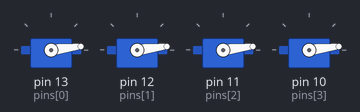
The sketch below on a simulated Arduino Uno, built with avr-gcc and run on an emulated ATmega328P. Shown: 4 × servo.

Above: at 0.05 s.
At 1.05 s:
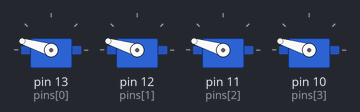
At 1.55 s:
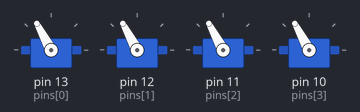
At 2.05 s:
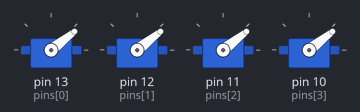
At 4.15 s:
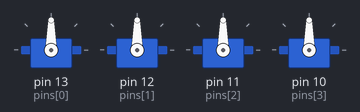
At 8.3 s:
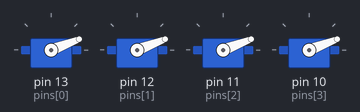
Timing chart, 0 to 10.9 s (numbered marks = the images above):
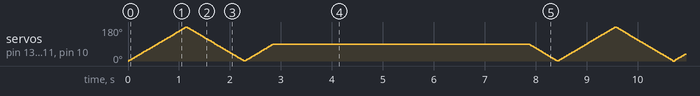

The sketch:

servo_sweep.ino
```cpp
#include <Servo.h>

Servo servos[4];

int pins[] = {13, 12, 11, 10};

int dt = 6;


void setup()
{
  for (int servo = 0; servo < 4; servo++)
  {
  	servos[servo].attach(pins[servo]);
  }
}

void loop()
{
  for (int pos = 0; pos <= 180; pos++)
  {
    for (int servo = 0; servo < 4; servo++)
    {
      servos[servo].write(pos);
    }
    delay(dt);
  }

  for (int pos = 180; pos >= 0; pos--)
  {
    for (int servo = 0; servo < 4; servo++)
    {
      servos[servo].write(pos);
    }
    delay(dt);
  }

  for (int pos = 0; pos <= 90; pos++)
  {
    for (int servo = 0; servo < 4; servo++)
    {
      servos[servo].write(pos);
    }
    delay(dt);
  }

  delay(5000);

  for (int pos = 90; pos >= 0; pos--)
  {
    for (int servo = 0; servo < 4; servo++)
    {
      servos[servo].write(pos);
    }
    delay(dt);
  }
}
```
